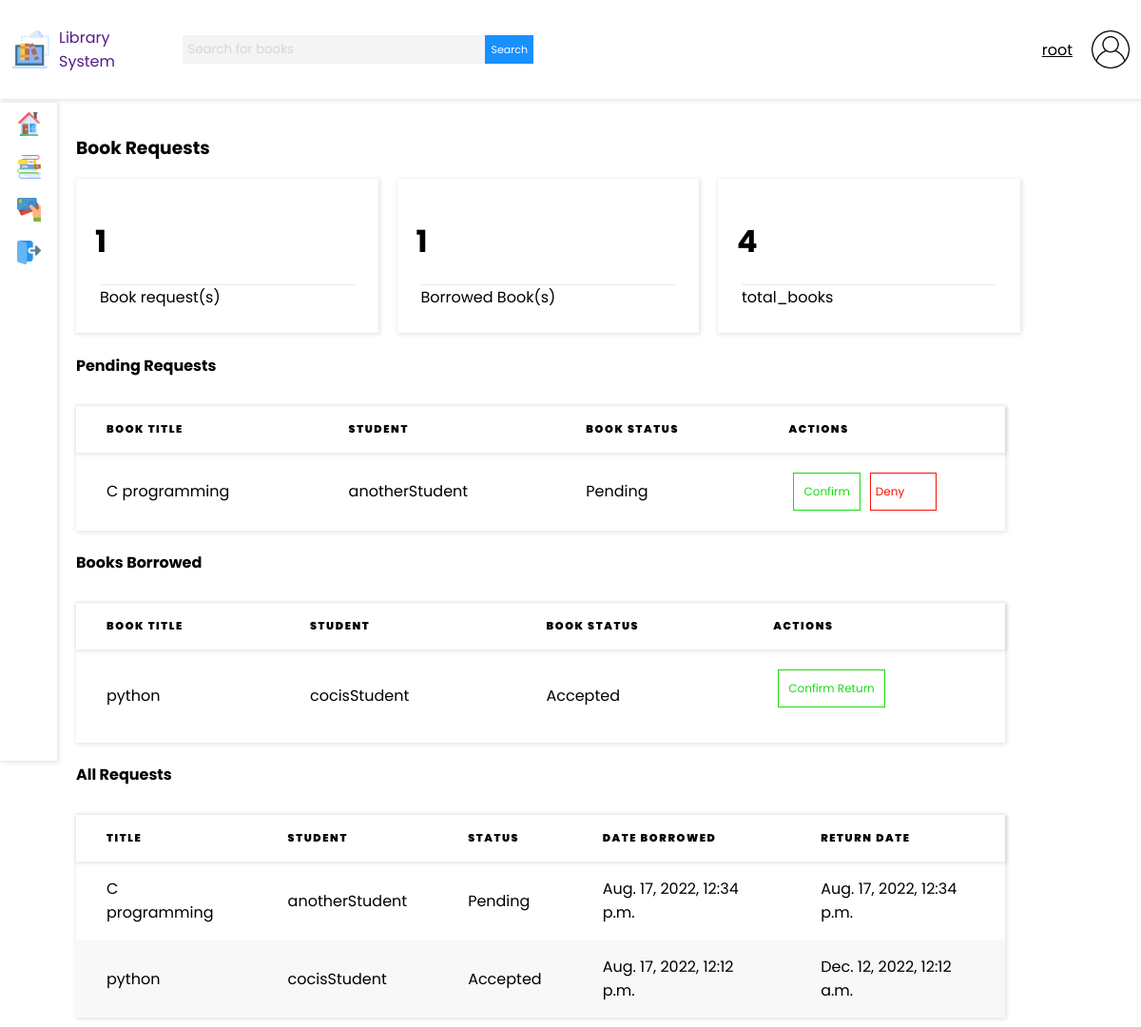
Page /books/book_requests/ (signed in) on the earlier database version.
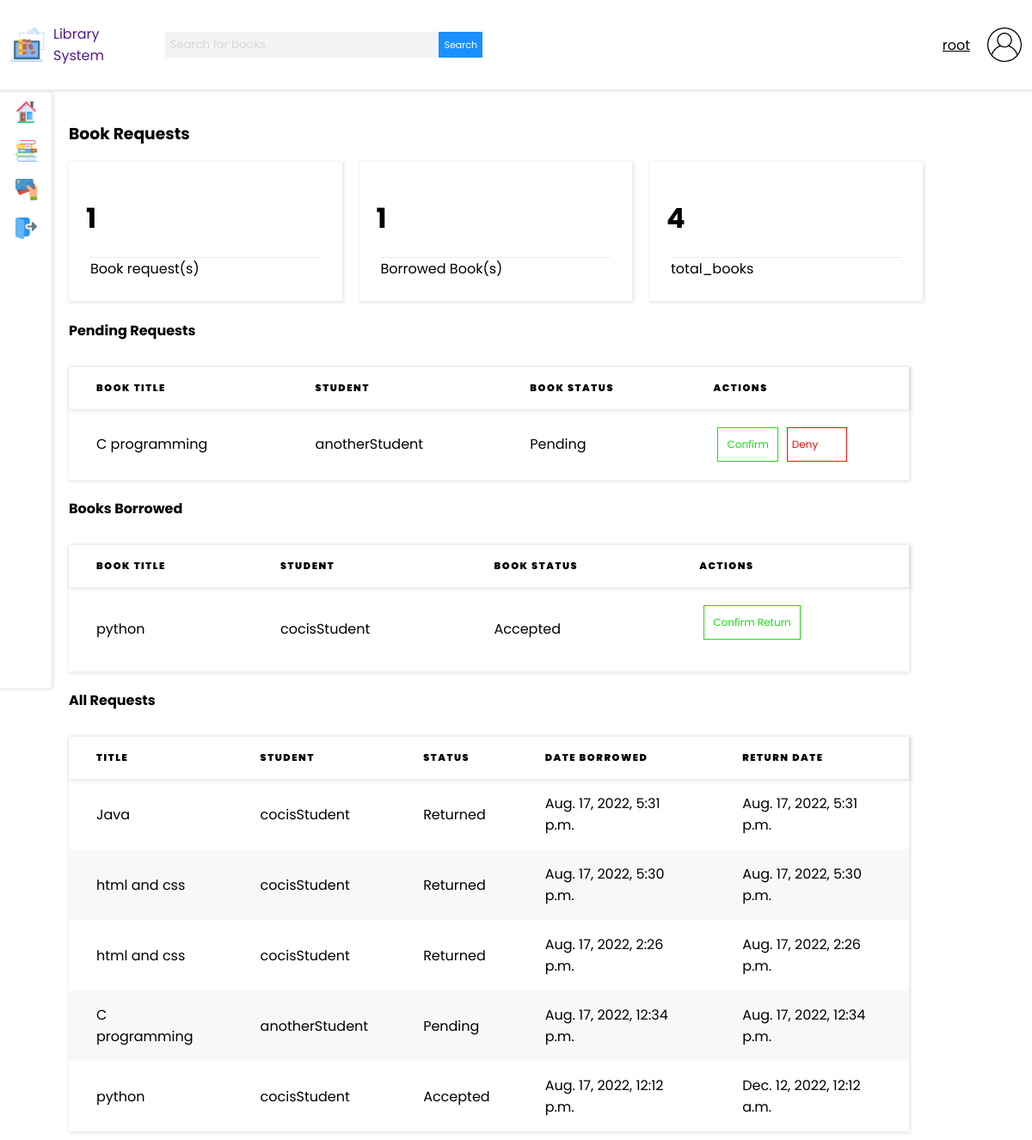
Same page on the later database version.
### base/models.py (models this page shows, shortened)
class Order(models.Model):
    STATUS = (
        ('Pending', 'Pending'),
        ('Accepted', 'Accepted'),
        ('Returned', 'Returned'),
    )
    book_name = models.ForeignKey(Book, null=True, on_delete=models.SET_NULL)
    date_borrowed = models.DateTimeField(
        auto_now_add=False, auto_now=False, blank=True)
    return_date = models.DateTimeField(
        auto_now_add=False, auto_now=False, blank=True)
    status = models.CharField(max_length=200, null=True, choices=STATUS)
    student_name = models.ForeignKey(
        User, null=True, on_delete=models.SET_NULL)

class Book(models.Model):
    title = models.CharField(max_length=200)
    author = models.CharField(max_length=200)
    description = models.TextField(null=True, blank=True)
    updated = models.DateField(auto_now=True)
    updated = models.DateField(auto_now_add=True)
    def __str__(self):
        return self.title

### base/views.py (the view)
# urls.py: path('books/book_requests/', views.bookRequests, name='book_requests'),
@login_required(login_url='/login')
def bookRequests(request):
    total_orders = Order.objects.filter(
        status='Pending',
        student_name=request.user
    )
    total_orders_admin = Order.objects.filter(status='Pending')
    borrowed_books = Order.objects.filter(status="Accepted")
    user_role = Role.objects.get(user=request.user.id)
    total_books = Book.objects.count()
    current_book_borrowed = Order.objects.filter(
        student_name=request.user).order_by("-id")[:1]
    all_requests = Order.objects.all().order_by("-id")
    current = {}
    return_warn_message = ""
    if len(current_book_borrowed) > 0:
        current = current_book_borrowed[0]
        return_date = str(current.return_date).split(" ")
        now = str(datetime.now()).split(" ")
        return_date = datetime.strptime(return_date[0], '%Y-%m-%d')
        now = datetime.strptime(now[0], '%Y-%m-%d')
        diff = (now-return_date).days
        if diff >= 3 and current.status == "Accepted":
            return_warn_message = "You have been fined 5000 for exceeding the return date by 3 days"
        if diff >= 10:
            return_warn_message = "You have been fined 15000 for exceeding the return date by 10 days"
        elif diff < 1 and abs(diff) <= 3:
            return_warn_message = "You have " + \
                str(abs(diff)) + \
                " day(s) until the return date"
        elif abs(diff) < 3 and current.status == "Accepted":
            return_warn_message = "You have " + \
                str(abs(diff)) + \
                " day(s) to return this book or you will be fined. Note that you have exceeded the return date"
    else:
        current["status"] = "Returned"
    context = {
        'total_order_count': len(total_orders_admin),
        'total_orders': total_orders,
        'total_borrowed': len(borrowed_books),
        'user_role': user_role,
        'borrowed_books': borrowed_books,
        'total_books': total_books,
        "total_orders_admin": total_orders_admin,
        "current_book_borrowed": current,
        "return_warn_message": return_warn_message,
        "all_requests": all_requests
    }
    return render(request, "books/book_requests.html", context)

### templates/books/book_requests.html (shortened to what the changed rows need)
{% extends 'main.html' %}
{% load static %}
{% block content %}
{% if user_role.role == 'Student' %}
<div class="">
    <div class="book_request_card">
        <h4>Current Book Borrowed</h4>
        {% if current_book_borrowed.status == "Returned" %}
        <p>You have no borrowed book</p>
        {% else %}
        {% if return_warn_message != "" and current_book_borrowed.status == "Accepted" %}
        <ul class="messages">
            <li class="alert">{{ return_warn_message }}</li>
        </ul>
        {% endif %}
        <table>
            <tbody>
                <tr>
                    <td>Book Title</td>
                    <td>{{ current_book_borrowed.book_name }}</td>
                </tr>
                <tr>
                    <td>Date Borrowed</td>
                    <td>{{ current_book_borrowed.date_borrowed }}</td>
                </tr>
                <tr>
                    <td>Return Date</td>
                    <td>{{ current_book_borrowed.return_date }}</td>
                </tr>
                <tr>
                    <td>Status</td>
                    <td>{{ current_book_borrowed.status }}</td>
                </tr>
                <tr>
                    <td>Action</td>
                    <td>
                        {% if current_book_borrowed.status == "Pending" %}
                        <a href="{% url 'deny_book' current_book_borrowed.id %}" class="deny-button">Cancel Request</a>
                        {% else %}
                        <p>No Actions</p>
                        {% endif %}
                    </td>
                </tr>
            </tbody>`
        </table>
        {% endif %}
    </div>
    <h4>Pending Book Requests</h4>
    <table>
        <thead>
            <tr>
                <th>Title</th>
                <th>Status</th>
                <th>Return Date</th>
            </tr>
        </thead>
        <tbody>
            {% for book in total_orders %}
            <tr>
                <td>{{ book.book_name }}</td>
                <td>{{ book.status }}</td>
                <td>{{ book.return_date }}</td>
            </tr>
            {% endfor %}
        </tbody>
    </table>
</div>
{% else %}
<div class="dashboard-card-container">
    <div class="dashboard-card">
        <h1>{{ total_order_count }}</h1>
    </div>
    <div class="dashboard-card">
        <h1>{{ total_borrowed }}</h1>
    </div>
    <div class="dashboard-card">
        <h1>{{ total_books }}</h1>
    </div>
</div>
<div>
    <table class="books-table-container">
        <thead>
            <tr>
                <th>Book Title</th>
                <th>Student</th>
                <th>Book Status</th>
                <th>Actions</th>
            </tr>
        </thead>
        <tbody>
            {% for order in total_orders_admin %}
            <tr>
                <td>{{ order.book_name }}</td>
                <td>{{ order.student_name}}</td>
                <td>{{ order.status }}</td>
                <td class="table-actions">
                    <a href="{% url 'confirm_book' order.id %}" class="confirm-button">Confirm</a>
                    <a href="{% url 'deny_book' order.id %}" class="deny-button">Deny</a>
                </td>
            </tr>
            {% endfor %}
        </tbody>
    </table>
</div>
<div>
    <table class="books-table-container">
        <thead>
            <tr>
                <th>Book Title</th>
                <th>Student</th>
                <th>Book Status</th>
                <th>Actions</th>
            </tr>
        </thead>
        <tbody>
            {% for order in borrowed_books %}
            <tr>
                <td>{{ order.book_name }}</td>
                <td>{{ order.student_name}}</td>
                <td>{{ order.status }}</td>
                <td class="table-actions">
                    <form method="post" action="{% url 'return_book' order.id %}">
                        <button type="submit" class="confirm-button">Confirm Return</button>
                    </form>
                </td>
            </tr>
            {% endfor %}
        </tbody>
    </table>
</div>
<div>
    <table class="books-table-container">
        <thead>
            <tr>
                <th>Title</th>
                <th>Student</th>
                <th>Status</th>
                <th>Date Borrowed</th>
                <th>Return Date</th>
            </tr>
        </thead>
        <tbody>
            {% for order in all_requests %}
            <tr>
                <td>{{ order.book_name }}</td>
                <td>{{ order.student_name }}</td>
                <td>{{ order.status }}</td>
                <td>{{ order.date_borrowed }}</td>
                <td>{{ order.return_date }}</td>
            </tr>
            {% endfor %}
        </tbody>
    </table>
    {% endif %}
    {% endblock %}

Differences in the rows shown:
added Order: book_name "Java", student_name "cocisStudent", status "Returned", date_borrowed "Aug. 17, 2022, 5:31 p.m.", return_date "Aug. 17, 2022, 5:31 p.m.", shown under "All Requests"
added Order: book_name "html and css", student_name "cocisStudent", status "Returned", date_borrowed "Aug. 17, 2022, 5:30 p.m.", return_date "Aug. 17, 2022, 5:30 p.m.", shown under "All Requests"
added Order: book_name "html and css", student_name "cocisStudent", status "Returned", date_borrowed "Aug. 17, 2022, 2:26 p.m.", return_date "Aug. 17, 2022, 2:26 p.m.", shown under "All Requests"
